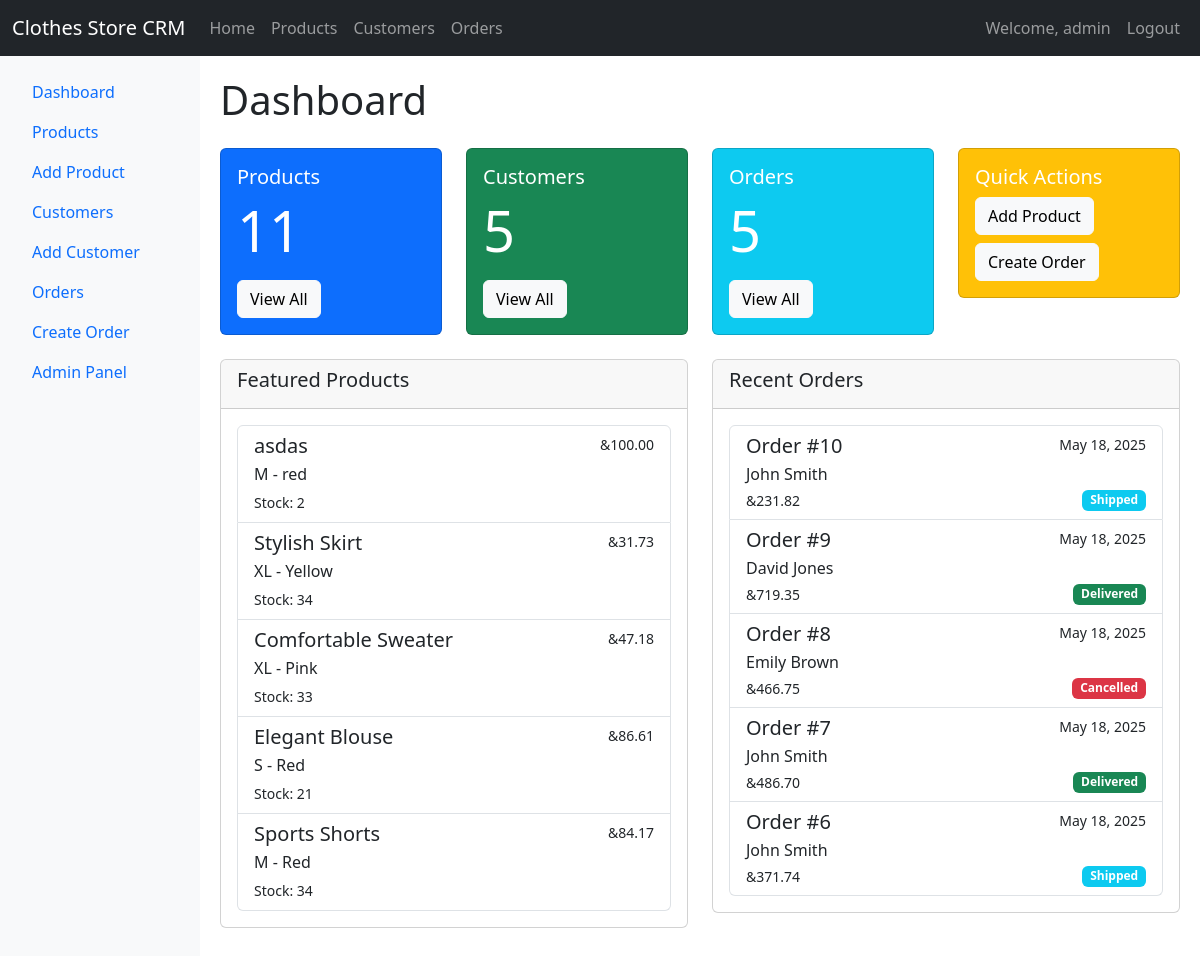
The app's page / (signed in) with its own data.
### core/models.py (models this page shows, shortened)
class ClothesProduct(models.Model):
    SIZE_CHOICES = [
        ('S', 'Small'),
        ('M', 'Medium'),
        ('L', 'Large'),
        ('XL', 'Extra Large'),
    ]
    name = models.CharField(max_length=100)
    description = models.TextField()
    price = models.DecimalField(max_digits=10, decimal_places=2)
    size = models.CharField(max_length=2, choices=SIZE_CHOICES)
    color = models.CharField(max_length=50)
    stock_quantity = models.PositiveIntegerField()
    created_at = models.DateTimeField(auto_now_add=True)

class Order(models.Model):
    STATUS_CHOICES = [
        ('Pending', 'Pending'),
        ('Shipped', 'Shipped'),
        ('Delivered', 'Delivered'),
        ('Cancelled', 'Cancelled'),
    ]
    customer = models.ForeignKey(Customer, on_delete=models.CASCADE, related_name='orders')
    order_date = models.DateTimeField(auto_now_add=True)
    status = models.CharField(max_length=10, choices=STATUS_CHOICES, default='Pending')
    total_amount = models.DecimalField(max_digits=10, decimal_places=2)

class Customer(models.Model):
    first_name = models.CharField(max_length=50)
    last_name = models.CharField(max_length=50)
    email = models.EmailField(unique=True)
    phone_number = models.CharField(max_length=15)
    address = models.TextField()
    @property
    def full_name(self):
        return f"{self.first_name} {self.last_name}"

### core/views.py (the view)
# urls.py: path('', views.home, name='home'),
@login_required
def home(request):
    featured_products = ClothesProduct.objects.order_by('-created_at')[:5]
    recent_orders = Order.objects.order_by('-order_date')[:5]
    customer_count = Customer.objects.count()
    product_count = ClothesProduct.objects.count()
    context = {
        'featured_products': featured_products,
        'recent_orders': recent_orders,
        'customer_count': customer_count,
        'product_count': product_count,
    }
    return render(request, 'core/home.html', context)

### core/templates/core/home.html
{% extends "core/base.html" %}
{% block content %}
<h1 class="mb-4">Dashboard</h1>
<div class="row">
    <div class="col-md-3 mb-4">
        <div class="card text-white bg-primary">
            <div class="card-body">
                <h5 class="card-title">Products</h5>
                <p class="card-text display-4">{{ product_count }}</p>
                <a href="{% url 'product_list' %}" class="btn btn-light">View All</a>
            </div>
        </div>
    </div>
    <div class="col-md-3 mb-4">
        <div class="card text-white bg-success">
            <div class="card-body">
                <h5 class="card-title">Customers</h5>
                <p class="card-text display-4">{{ customer_count }}</p>
                <a href="{% url 'customer_list' %}" class="btn btn-light">View All</a>
            </div>
        </div>
    </div>
    <div class="col-md-3 mb-4">
        <div class="card text-white bg-info">
            <div class="card-body">
                <h5 class="card-title">Orders</h5>
                <p class="card-text display-4">{{ recent_orders.count }}</p>
                <a href="{% url 'order_list' %}" class="btn btn-light">View All</a>
            </div>
        </div>
    </div>
    <div class="col-md-3 mb-4">
        <div class="card text-white bg-warning">
            <div class="card-body">
                <h5 class="card-title">Quick Actions</h5>
                <a href="{% url 'product_create' %}" class="btn btn-light mb-2">Add Product</a>
                <a href="{% url 'order_create' %}" class="btn btn-light">Create Order</a>
            </div>
        </div>
    </div>
</div>
<div class="row">
    <div class="col-md-6 mb-4">
        <div class="card">
            <div class="card-header">
                <h5>Featured Products</h5>
            </div>
            <div class="card-body">
                <div class="list-group">
                    {% for product in featured_products %}
                    <a href="{% url 'product_detail' product.pk %}" class="list-group-item list-group-item-action">
                        <div class="d-flex w-100 justify-content-between">
                            <h5 class="mb-1">{{ product.name }}</h5>
                            <small>&{{ product.price }}</small>
                        </div>
                        <p class="mb-1">{{ product.size }} - {{ product.color }}</p>
                        <small>Stock: {{ product.stock_quantity }}</small>
                    </a>
                    {% empty %}
                    <p class="text-muted">No products available.</p>
                    {% endfor %}
                </div>
            </div>
        </div>
    </div>
    <div class="col-md-6 mb-4">
        <div class="card">
            <div class="card-header">
                <h5>Recent Orders</h5>
            </div>
            <div class="card-body">
                <div class="list-group">
                    {% for order in recent_orders %}
                    <a href="{% url 'order_detail' order.pk %}" class="list-group-item list-group-item-action">
                        <div class="d-flex w-100 justify-content-between">
                            <h5 class="mb-1">Order #{{ order.id }}</h5>
                            <small>{{ order.order_date|date:"M d, Y" }}</small>
                        </div>
                        <p class="mb-1">{{ order.customer.full_name }}</p>
                        <div class="d-flex w-100 justify-content-between">
                            <small>&{{ order.total_amount }}</small>
                            <span class="badge bg-{% if order.status == 'Delivered' %}success{% elif order.status == 'Shipped' %}info{% elif order.status == 'Pending' %}warning{% else %}danger{% endif %}">
                                {{ order.status }}
                            </span>
                        </div>
                    </a>
                    {% empty %}
                    <p class="text-muted">No orders available.</p>
                    {% endfor %}
                </div>
            </div>
        </div>
    </div>
</div>
{% endblock %}

### core/templates/core/base.html (shortened to what this page needs)
<!DOCTYPE html>
<html lang="en">
<head>
    <link href="https://cdn.jsdelivr.net/npm/bootstrap@5.3.0-alpha1/dist/css/bootstrap.min.css" rel="stylesheet">
</head>
<body>
    {% if user.is_authenticated %}
    <nav class="navbar navbar-expand-lg navbar-dark bg-dark">
        <div class="container-fluid">
            <a class="navbar-brand" href="{% url 'home' %}">Clothes Store CRM</a>
            <div class="collapse navbar-collapse" id="navbarNav">
                <ul class="navbar-nav me-auto">
                    <li class="nav-item">
                        <a class="nav-link" href="{% url 'home' %}">Home</a>
                    </li>
                    <li class="nav-item">
                        <a class="nav-link" href="{% url 'product_list' %}">Products</a>
                    </li>
                    <li class="nav-item">
                        <a class="nav-link" href="{% url 'customer_list' %}">Customers</a>
                    </li>
                    <li class="nav-item">
                        <a class="nav-link" href="{% url 'order_list' %}">Orders</a>
                    </li>
                </ul>
                <ul class="navbar-nav">
                    <li class="nav-item">
                        <span class="nav-link">Welcome, {{ user.username }}</span>
                    </li>
                    <li class="nav-item">
                        <a class="nav-link" href="{% url 'logout' %}">Logout</a>
                    </li>
                </ul>
            </div>
        </div>
    </nav>
    {% endif %}
    <div class="container-fluid">
        <div class="row">
            {% if user.is_authenticated %}
            <div class="col-md-2 sidebar p-3">
                <ul class="nav flex-column">
                    <li class="nav-item">
                        <a class="nav-link" href="{% url 'home' %}">Dashboard</a>
                    </li>
                    <li class="nav-item">
                        <a class="nav-link" href="{% url 'product_list' %}">Products</a>
                    </li>
                    <li class="nav-item">
                        <a class="nav-link" href="{% url 'product_create' %}">Add Product</a>
                    </li>
                    <li class="nav-item">
                        <a class="nav-link" href="{% url 'customer_list' %}">Customers</a>
                    </li>
                    <li class="nav-item">
                        <a class="nav-link" href="{% url 'customer_create' %}">Add Customer</a>
                    </li>
                    <li class="nav-item">
                        <a class="nav-link" href="{% url 'order_list' %}">Orders</a>
                    </li>
                    <li class="nav-item">
                        <a class="nav-link" href="{% url 'order_create' %}">Create Order</a>
                    </li>
                    <li class="nav-item">
                        <a class="nav-link" href="/admin/" target="_blank">Admin Panel</a>
                    </li>
                </ul>
            </div>
            <div class="col-md-10 content">
            {% else %}
            <div class="col-12 content">
            {% endif %}
                {% block content %}{% endblock %}
            </div>
        </div>
    </div>
</body>
</html>

### core/templates/core/base.html (style rules this page uses)
.sidebar { min-height: calc(100vh - 56px); background-color: #f8f9fa; }
.content { padding: 20px; }

### records on screen
ClothesProduct: name "asdas", price "100.00", size "M", color "red", stock_quantity "2"
ClothesProduct: name "Stylish Skirt", price "31.73", size "XL", color "Yellow", stock_quantity "34"
ClothesProduct: name "Comfortable Sweater", price "47.18", size "XL", color "Pink", stock_quantity "33"
ClothesProduct: name "Elegant Blouse", price "86.61", size "S", color "Red", stock_quantity "21"
ClothesProduct: name "Sports Shorts", price "84.17", size "M", color "Red", stock_quantity "34"
Order: id "10", order_date "May 18, 2025", customer.full_name "John Smith", total_amount "231.82", status "Shipped"
Order: id "9", order_date "May 18, 2025", customer.full_name "David Jones", total_amount "719.35", status "Delivered"
Order: id "8", order_date "May 18, 2025", customer.full_name "Emily Brown", total_amount "466.75", status "Cancelled"
Order: id "7", order_date "May 18, 2025", customer.full_name "John Smith", total_amount "486.70", status "Delivered"
Order: id "6", order_date "May 18, 2025", customer.full_name "John Smith", total_amount "371.74", status "Shipped"

### other values on screen
{{ user.username }} "admin"
{{ product_count }} "11"
{{ customer_count }} "5"
{{ recent_orders.count }} "5"
